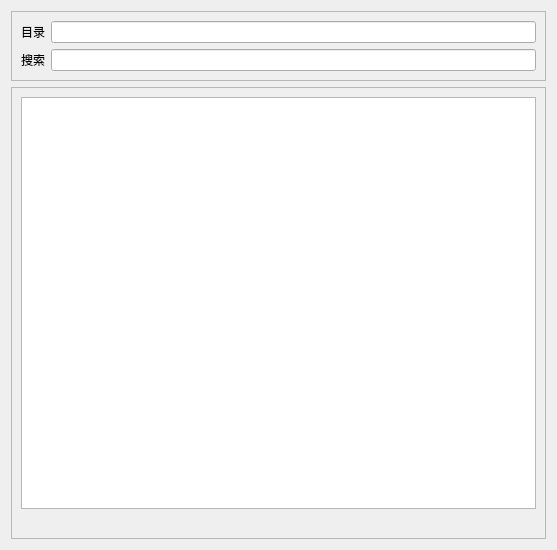
<?xml version="1.0" encoding="UTF-8"?>
<ui version="4.0">
 <class>Dialog</class>
 <widget class="QDialog" name="Dialog">
  <property name="geometry">
   <rect>
    <x>0</x>
    <y>0</y>
    <width>557</width>
    <height>550</height>
   </rect>
  </property>
  <property name="windowTitle">
   <string>Dialog</string>
  </property>
  <layout class="QVBoxLayout" name="verticalLayout">
   <item>
    <widget class="QFrame" name="frame">
     <property name="maximumSize">
      <size>
       <width>16777215</width>
       <height>100</height>
      </size>
     </property>
     <property name="frameShape">
      <enum>QFrame::StyledPanel</enum>
     </property>
     <property name="frameShadow">
      <enum>QFrame::Raised</enum>
     </property>
     <layout class="QGridLayout" name="gridLayout">
      <item row="0" column="0">
       <widget class="QLabel" name="label_folder">
        <property name="text">
         <string>目录</string>
        </property>
       </widget>
      </item>
      <item row="0" column="1">
       <widget class="QLineEdit" name="lineEdit_folder"/>
      </item>
      <item row="1" column="0">
       <widget class="QLabel" name="label_search">
        <property name="text">
         <string>搜索</string>
        </property>
       </widget>
      </item>
      <item row="1" column="1">
       <widget class="QLineEdit" name="lineEdit_search"/>
      </item>
     </layout>
    </widget>
   </item>
   <item>
    <widget class="QFrame" name="frame_2">
     <property name="frameShape">
      <enum>QFrame::StyledPanel</enum>
     </property>
     <property name="frameShadow">
      <enum>QFrame::Raised</enum>
     </property>
     <layout class="QVBoxLayout" name="verticalLayout_2">
      <item>
       <widget class="QTableWidget" name="tableWidget"/>
      </item>
      <item>
       <widget class="QLabel" name="label_num">
        <property name="sizePolicy">
         <sizepolicy hsizetype="Preferred" vsizetype="Fixed">
          <horstretch>0</horstretch>
          <verstretch>0</verstretch>
         </sizepolicy>
        </property>
        <property name="maximumSize">
         <size>
          <width>16777215</width>
          <height>20</height>
         </size>
        </property>
        <property name="text">
         <string/>
        </property>
       </widget>
      </item>
     </layout>
    </widget>
   </item>
  </layout>
 </widget>
 <resources/>
 <connections/>
</ui>
